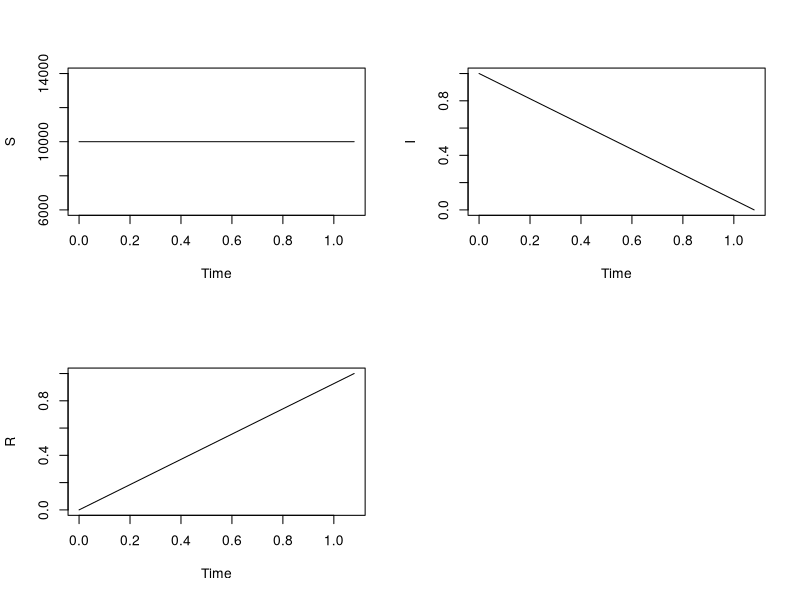

Generate this figure with R:
rm(list=ls())
gillespie_per_transitions<- function(edges,initial,parameters, rate_functions,final_time, z,plot=F){
  
  draw <- function(s,j){
    set.seed(s)
    out <- runif(j)
    set.seed(NULL)
    return(out)
  }
  
  compartments <- initial$compartment
  
  t <- 0
  current_state <- initial$initial_value
  Tps <- list(t)
  output <- list(current_state)
  
  events <- 1:length(rate_functions)
  i <- 1
  states <- current_state
  rates <- sapply(X=1:length(rate_functions),FUN = function(i,rate_functions,states,parameters) do.call(what=rate_functions[i],args=list(states=states,parameters=parameters)),states=states,parameters=parameters,rate_functions=rate_functions)
  #print(rates)
  while(t<final_time && !identical(rates,rep(0,length(rates)))){
    #print(i)
    if(i==1){
      U <- sapply(z,FUN = draw,j=i)
    }else{
      U <- sapply(z,FUN = draw,j=i)[i,]
    }
    
    i <- i+1
    # cat("i=",i,"\n")
    states <- current_state
    #print(rates/sum(rates))
    #next_event <- sample(x=events,size=1,prob = rates/sum(rates))
    events_time <- -log(U)/rates
    
    next_event <- which.min(events_time)
    next_event_time <- min(events_time)
    involved_compartments <- edges[c(2*next_event-1,2*next_event)]
    #print(involved_compartments)
    compartment_indices <- sapply(X = 1:length(involved_compartments),FUN = function(i,compartments,involved_compartments) which(compartments==involved_compartments[i]),compartments=compartments,involved_compartments=involved_compartments)
    #other_compartments <- sapply(X = 1:length(involved_compartments),FUN = function(i,compartments,involved_compartments) which(compartments!=involved_compartments[i]),compartments=compartments,involved_compartments=involved_compartments)
    #print(compartment_indices)
    current_state[compartment_indices] <- current_state[compartment_indices]+c(-1,+1)
    #current_state[other_compartments] <- 0
    t <- t + next_event_time
    cat("Time=",t,"\n")
    Tps[[i]] <- t
    output[[i]] <- current_state
    #print(current_state)
    rates <- sapply(X=1:length(rate_functions),FUN = function(i,rate_functions,states,parameters) do.call(rate_functions[i][[1]],args=list(states,parameters)),states=current_state,parameters=parameters,rate_functions=rate_functions)
    
  }
  
  if(plot==T){
    require(igraph)
    g <- graph(edges = edges,directed = T)
    plot(g)
  }
  y <- as.data.frame(matrix(unlist(output),ncol=length(compartments),byrow = T))
  colnames(y) <- compartments
  list(Tps=unlist(Tps),output=y)
}

init <- as.data.frame(c("S","I","R"))
colnames(init) <- "compartment"
init$initial_value <- c(10000,1,0)
parameters <- c(.1,1/50)

infection_A <- function(states,parameters){
  states[1]*sum(states[2])*parameters[1]*parameters[2]/sum(states)
}
infection_I <- function(states,parameters){
  states[1]*sum(states[2])*parameters[1]/sum(states)
}

removal_A <-function(states,parameters){
  states[2]*parameters[3]
}
removal_I <-function(states,parameters){
  states[2]*parameters[2]
}
reinfection <-function(states,parameters){
  states[4]*parameters[5]
}

edges <- c("S","I","I","R")
z=sample(x = 1:1000,length(edges)/2)
Tf <- 400
#y <- model(edges = c("S","A","S","I","A","R","I","R"),initial = init,parameters = parameters, rate_functions = c("infection_A","infection_I","removal_A","removal_I"),final_time = 200,plot = T)
y <- gillespie_per_transitions(edges = edges,initial = init,parameters = parameters, rate_functions = c("infection_I","removal_I"),final_time = Tf,z=z,plot = F)
par(mfrow=c(2,2))
plot(y$Tps,y$output$S,type = "l",ylab = "S",xlab = "Time")
plot(y$Tps,y$output$I,type = "l",ylab = "I",xlab = "Time")
plot(y$Tps,y$output$R,type = "l",ylab = "R",xlab = "Time")

